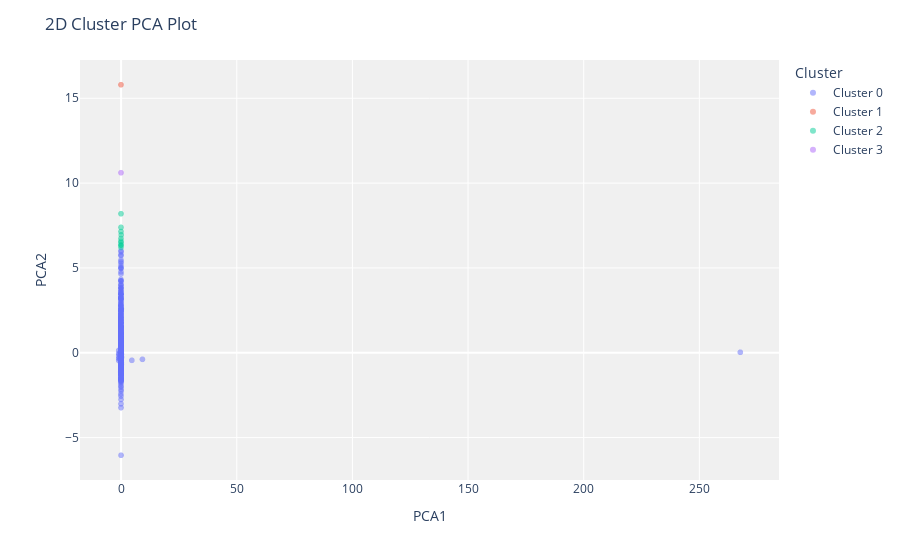

Notebook cell for this chart:
### Markdown cell above
### push clustered df to csv (Finish pipeline step)

### Code cell
# plot pca cluster plot 
plot_model(m4, plot = 'cluster')

### Figure 1 — Plotly figure (JSON) as saved in the notebook; plotly's stock layout.template omitted (floating-point values rounded to 4 significant figures; data arrays with more than 128 entries replaced by an {"elided": "..."} marker saying what was removed)
{"data": [{"customdata": {"elided": "5622x1 float values"}, "hovertemplate": "Cluster=Cluster 0<br>PCA1=%{x}<br>PCA2=%{y}<br>Feature=%{customdata[0]}<extra></extra>", "legendgroup": "Cluster 0", "marker": {"color": "#636efa", "opacity": 0.5, "symbol": "circle"}, "mode": "markers", "name": "Cluster 0", "showlegend": true, "textposition": "top center", "type": "scattergl", "x": {"elided": "5622 float values"}, "xaxis": "x", "y": {"elided": "5622 float values"}, "yaxis": "y"}, {"customdata": [[-0.01723]], "hovertemplate": "Cluster=Cluster 1<br>PCA1=%{x}<br>PCA2=%{y}<br>Feature=%{customdata[0]}<extra></extra>", "legendgroup": "Cluster 1", "marker": {"color": "#EF553B", "opacity": 0.5, "symbol": "circle"}, "mode": "markers", "name": "Cluster 1", "showlegend": true, "textposition": "top center", "type": "scattergl", "x": [-0.06331], "xaxis": "x", "y": [15.8], "yaxis": "y"}, {"customdata": [[-0.01294], [-0.01927], [0.00751], [-0.03183], [0.0005256], [-0.007215], [-0.009002], [-0.02356], [-0.2251], [-0.004329]], "hovertemplate": "Cluster=Cluster 2<br>PCA1=%{x}<br>PCA2=%{y}<br>Feature=%{customdata[0]}<extra></extra>", "legendgroup": "Cluster 2", "marker": {"color": "#00cc96", "opacity": 0.5, "symbol": "circle"}, "mode": "markers", "name": "Cluster 2", "showlegend": true, "textposition": "top center", "type": "scattergl", "x": [-0.05549, -0.05325, -0.05722, -0.05508, -0.05534, -0.05671, -0.04778, 0.03072, -0.0551, -0.05486], "xaxis": "x", "y": [6.207, 6.735, 7.39, 6.334, 6.579, 8.193, 6.49, 6.946, 6.351, 7.143], "yaxis": "y"}, {"customdata": [[0.002876]], "hovertemplate": "Cluster=Cluster 3<br>PCA1=%{x}<br>PCA2=%{y}<br>Feature=%{customdata[0]}<extra></extra>", "legendgroup": "Cluster 3", "marker": {"color": "#ab63fa", "opacity": 0.5, "symbol": "circle"}, "mode": "markers", "name": "Cluster 3", "showlegend": true, "textposition": "top center", "type": "scattergl", "x": [-0.05732], "xaxis": "x", "y": [10.61], "yaxis": "y"}], "layout": {"autosize": true, "legend": {"title": {"text": "Cluster"}, "tracegroupgap": 0}, "margin": {"t": 60}, "plot_bgcolor": "rgb(240,240,240)", "title": {"text": "2D Cluster PCA Plot"}, "xaxis": {"anchor": "y", "autorange": true, "domain": [0, 1], "range": [-17.92, 284.6], "title": {"text": "PCA1"}, "type": "linear"}, "yaxis": {"anchor": "x", "autorange": true, "domain": [0, 1], "range": [-7.732, 17.49], "title": {"text": "PCA2"}, "type": "linear"}}}
